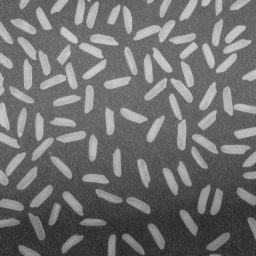
#> input picture zad4/rice.png, 256 x 256 px
$ jupyter execute 04_thresholding_hw.ipynb
#> lines starting #> are read from the running program, lines starting #| are printed output that depends on the picture; after the words box and inside, x2 and y2 are one past the last pixel; in counts of white or black regions, pixels touching at a corner belong together
# Binaryzacja

### Zadanie domowe - binaryzacja adaptacyjna w oknach z interpolacją.

Pokazana w ramach podstawowej części ćwiczenia binaryzacja adaptacyjna działa dobrze, ale jest dość złożona obliczeniowo (choć oczywiście należy mieć świadomość, że implementację można zoptymalizować i wyeliminować pewne powtarzające się obliczenia).
Zbliżone rozwiązanie można również realizować w nieco innym wariancie - w oknach.
Ogólna idea jest następująca: wejściowy obraz dzielimy na nienachodzące (rozłączne) okna - wygodnie jest założyć, że są one kwadratowe i o rozmiarze będącym potęgą liczby 2.
W każdym z okien obliczamy próg - niech to będzie średnia i stosujemy do binaryzacji lokalnej.
Jak nietrudno się domyślić efekt nie będzie dobry, gdyż na granicach okien wystąpią artefakty.
Aby je wyeliminować należy zastosować interpolację, co zostanie szczegółowo opisane poniżej.
Warto zaznaczyć, że podobny mechanizm interpolacji stosowany jest w poznanym wcześniej algorytmie CLAHE.
Zainteresowane osoby odsyłam do artykułu na [Wikipedii](https://en.wikipedia.org/wiki/Adaptive_histogram_equalization) oraz do artykułu o metodzie CLAHE - Zuiderveld, Karel. “Contrast Limited Adaptive Histograph Equalization.” Graphic Gems IV. San Diego: Academic Press Professional, 1994. 474–485.

Na początek zaimplementujemy wariant metody bez interpolacji:
1. Wczytaj obraz _rice.png_.
2. W dwóch pętlach `for`, dla okien o ustalonym wymiarze $W$ (potęga 2), oblicz średnią:
- pętle powinny mieć krok $W$,
- wynik (tj. średnie) należy zapisać w pomocniczej tablicy,
- przydatny operator to `//` - dzielenie całkowitoliczbowe (*floor division*).

3. W kolejnych dwóch pętlach `for` (tym razem o kroku 1) przeprowadź binaryzację z wyznaczonymi progami.
   Tu oczywiście należy się sprytnie odwołać do wyników z tablicy pomocniczej.
   Wyświetl wyniki - czy jest on poprawny?
   Podpowiedź - błędy lepiej widać dla mniejszego rozmiaru okna (np. 16 x 16).

[cell 1]
import cv2
import os
import requests
from matplotlib import pyplot as plt
import numpy as np

url = 'https://raw.githubusercontent.com/vision-agh/poc_sw/master/04_Thresholding/'

fileName = "rice.png"
if not os.path.exists(fileName):
    r = requests.get(url + fileName, allow_redirects=True)
    open(fileName, 'wb').write(r.content)

[cell 2]
img = cv2.imread("rice.png",cv2.IMREAD_GRAYSCALE)
#> img is the input picture: shape (256, 256); min 40, max 204, mean 111.4
k = 4
W = 2 ** k
means = np.zeros((img.shape[0]//W,img.shape[1]//W))
for i in range(0,img.shape[0],W):
    for j in range(0,img.shape[1],W):
        tmp = np.mean(img[i:i+W,j:j+W])
        means[i//W][j//W] = tmp
bin_rice = np.zeros(img.shape)
for i in range(img.shape[0]):
    for j in range(img.shape[1]):
        if means[i//W][j//W] <= img[i][j]:
            bin_rice[i][j] = 255
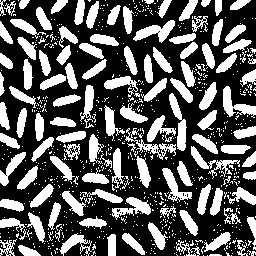
#> bin_rice: shape (256, 256) float64; 35.5% white; 745 white regions (627 under 20 px), largest, box (x1, y1, x2, y2) and area: (223, 86, 256, 118) 427, (169, 93, 187, 151) 427, (133, 20, 175, 43) 425
plt.imshow(bin_rice,"gray")
plt.show()

4. Rozwiązaniem problemu artefaktów na obrazie jest zastosowanie interpolacji.
   Próg binaryzacji dla danego piksela wyliczany jest na podstawie progów z sąsiednich okien.


   Koncepcja została przedstawiona na powyższym rysunku.
   Możliwe są 3 przypadki:
   - piksel leży w rogach obrazu (kolor czerwony) - wtedy za próg przyjmuje się wartość średniej obliczonej dla danego okna,
   - piksel leży na krawędzi obrazu (kolor zielony) - wtedy za próg przyjmuje się wartość obliczoną na podstawie średnich z dwóch sąsiednich okien,
   - piksel leży w środku (kolor fioletowy) - wtedy próg jest obliczany na podstawie 4 sąsiednich okien.

   Uwaga. Proszę zwrócić uwagę, że sprawa jest dość złożona.
   Obraz dzielimy na okna (dla nich liczymy średnią) i następnie każde z okien "wirtualnie" na cztery sub-okna (linie przerywane).
   To ułatwia znalezienie środków okien (czarne kwadraty), które są wykorzystywane w interpolacji.

5. Implementujemy interpolację.
   Potrzebujemy do tego znać progi (jeden, dwa lub cztery), ale dla przejrzystości obliczeń lepiej zawsze przyjąć cztery oraz odległości od rozważnego piksela do środka sąsiednich okien (też w ogólnym przypadku 4):
   - całość sprowadza się do określania pozycji piksela,
   - na początek rozważmy przypadek czterech narożników (kolor czerwony na rysunku) - trzeba napisać `if`, który je wyznaczy,
   - warto sprawdzić, czy nie popełniliśmy błędu i np. tymczasowo do obrazu wynikowego w tym miejscu przypisać wartość 255. Efekt powinien być taki, że widoczne będą tylko narożniki.
   - drugi przypadek do brzegi (kolor zielony) - postępujemy podobnie jak przy narożnikach, przy czym osobno wydzielamy brzegi pionowe i poziome. Tu też warto sobie obrazek "pokolorować".
   - na koniec wyznaczamy piksele w środku.
   - analizując poprawność proszę zwrócić uwagę na to, żeby nie było przerw pomiędzy obszarami.
   - mając podział możemy dla każdego z obszarów wyliczyć cztery progi ($t11, t12, t21, t22$):
        - dla narożników wartość ta będzie identyczna i wynosi po prostu `t11 =t[jT][iT]`, gdzie `iT=i//W` oraz `jT=j//W`.
          Uwaga. Proszę używać indeksów tymczasowych $jT,iT$, gdyż będą potrzebne w dalszych obliczeniach.
        - dla brzegów pionowych występują dwie wartości: okno bieżące i sąsiednie.
          Wyznaczenie współrzędnej poziomej jest proste (jak dla narożników).
          Nad współrzędną pionową trzeba się chwilę zastanowić - aby nie rozważać wielu przypadków można od bieżącej współrzędnej odjąć połowę rozmiaru okna i dopiero później wykonać dzielenie przez rozmiar okna.
          W ten sposób otrzymujemy indeks okna o mniejszej współrzędnej.
          Indeks drugiego uzyskamy dodając 1.
          Proszę się zastanowić dlaczego to działa - najlepiej to sobie rozrysować.
        - dla brzegów poziomych należy postąpić analogicznie,
        - obliczenia dla obszaru wewnątrz powinny być już oczywiste.
   - kolejny krok to wyliczenie odległości pomiędzy rozważanym pikselem, a czterema środkami.
     Przykładowo dla osi X wygląda to następująco: `dX1 = i - W/2 - iT*W` oraz `dX2 = (iT+1)*W - i-W/2`.
     Dla osi Y analogicznie.
     Ponownie proszę się zastanowić dlaczego to jest poprawne - najlepiej to sobie narysować.
   - ostatni krok to interpolacja dwuliniowa.
     Wykonamy ją w trzech krokach:
     - interpolacja w osi X dla dwóch górnych okien - sprowadza się ona do średniej ważonej pomiędzy wartościami $t11$ i $t12$, przy czym wagi to odpowiednio $dX2/W$ i $dX1/W$.
       Ponownie na podstawie rysunku proszę to przemyśleć.
     - interpolacja w osi X dla dolnych okien jest analogiczna,
     - interpolacja w osi Y również jest analogiczna, z tym, że wejściem są dwa wyniki interpolacji w poziomie.

6. "Kropka nad i" to oczywiście binaryzacja z wyznaczonym poprzez interpolację progiem - proszę dobrać rozmiar okna.
7. Na koniec proszę porównać na wspólnym rysunku poznane metody binaryzacji:
- Otsu,
- lokalna na podstawie średniej,
- lokalna Sauvoli,
- lokalna w oknach bez interpolacji,
- lokalna w oknach z interpolacją.

Proszę pod porównaniem, w osobnej sekcji *markdown*, krótko skomentować uzyskane wyniki.

[cell 3]
def bin_inter(img, k):
#> called with k = 4
    W = 2 ** k
    means = np.zeros((img.shape[0]//W+1,img.shape[1]//W+1))
    for i in range(0,img.shape[0],W):
        for j in range(0,img.shape[1],W):
            tmp = np.mean(img[i:i+W,j:j+W])
            means[i//W][j//W] = tmp
    bin_img = np.zeros(img.shape)
    for i in range(img.shape[0]):
        for j in range(img.shape[1]):
            iT = i//W
            jT = j//W
            if i in [0, img.shape[0]-1] and j in [0,img.shape[1]-1]:
                t = means[iT][jT]
            elif i in [0, img.shape[0]-1]:
                tmpiT = max((i-W//2)//W,0)
                th1 = means[tmpiT][jT]
                th2 = means[tmpiT+1][jT]
                dY1 = abs((j - W/2 - jT*W)/W)
                dY2 = abs(((jT+1)*W - j+W/2)/W)
                t = ((th1*dY1)+(th2*dY2))/(dY1+dY2)
            elif j in [0, img.shape[1]-1]:
                tmpjT = max((j-W//2)//W,0)
                th1 = means[iT][tmpjT]
                th2 = means[iT][tmpjT+1]
                dX1 = abs((i - W/2 - iT*W)/W)
                dX2 = abs(((iT+1)*W - i+W/2)/W)
                t = ((th1*dX1)+(th2*dX2))/(dX1+dX2)
            else:
                tmpjT = max((j-W//2)//W,0)
                tmpiT = max((i-W//2)//W,0)
                th11 = means[tmpiT][tmpjT]
                th12 = means[tmpiT][tmpjT+1]
                th21 = means[tmpiT+1][tmpjT]
                th22 = means[tmpiT+1][tmpjT+1]

                dX1 = abs((i - W/2 - tmpiT*W)/W)
                dX2 = abs(((tmpiT+1)*W - i+W/2)/W)
                tX1 = ((th11*dX2)+(th12*dX1))/(dX1+dX2)
                tX2 = ((th21*dX2)+(th22*dX1))/(dX1+dX2)

                dY1 = abs((j - W/2 - tmpjT*W)/W)
                dY2 = abs(((tmpjT+1)*W - j+W/2)/W)
                t = ((tX1*dY2)+(tX2*dY1))/(dY1+dY2)
            if t <= img[i][j]:
                bin_img[i][j] = 255
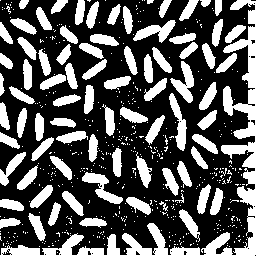
#> bin_img: shape (256, 256) float64; 34.5% white; 522 white regions (442 under 20 px), largest, box (x1, y1, x2, y2) and area: (0, 0, 256, 256) 5602, (82, 172, 123, 204) 463, (170, 61, 194, 103) 450
    return bin_img

img = cv2.imread("rice.png",cv2.IMREAD_GRAYSCALE)
bin_rice = bin_inter(img,4)
plt.imshow(bin_rice,"gray")
plt.show()
